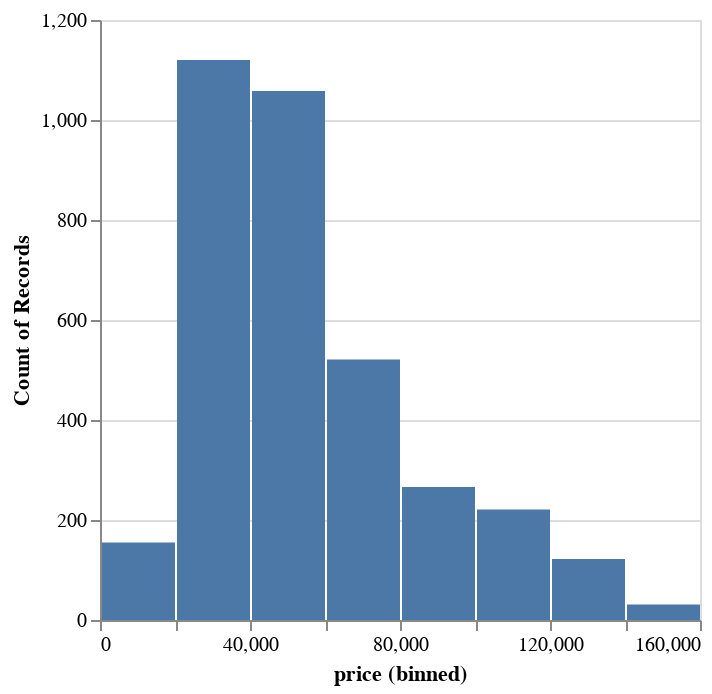

Source (notebook cell):
### Code cell
alt.data_transformers.disable_max_rows()

alt.Chart(source).mark_bar().encode(
    alt.X("price:Q", bin=True),
    y='count()',
    tooltip=['price:Q', 'count()']
)

### Figure 1 — Vega-Lite specification as saved in the notebook (floating-point values rounded to 4 significant figures; data arrays with more than 128 entries replaced by an {"elided": "..."} marker saying what was removed)
{"config": {"view": {"continuousWidth": 300, "continuousHeight": 300}}, "data": {"name": "data-f8a76ec14053c933b6d9c6939f9f5461"}, "mark": {"type": "bar"}, "encoding": {"tooltip": [{"field": "price", "type": "quantitative"}, {"aggregate": "count", "type": "quantitative"}], "x": {"bin": true, "field": "price", "type": "quantitative"}, "y": {"aggregate": "count", "type": "quantitative"}}, "$schema": "https://vega.github.io/schema/vega-lite/v5.20.1.json", "datasets": {"data-f8a76ec14053c933b6d9c6939f9f5461": {"elided": "30396 records"}}}
